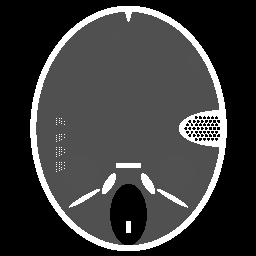
#> input picture data/phantom.png, 256 x 256 px, found by its file name
$ python spatially_adapted_total_variation.py
#> lines starting #> are read from the running program, lines starting #| are printed output that depends on the picture
"""
05. Spatially Adapted Total Variation
================

Here a locally adapted regularization is shown.
For this purpose the SATV algorithm was implemented.
The application and the nurzen are shown.
Furthermore, TV is compared with TGV in the context of the local regularization.

"""
import numpy as np
import matplotlib.pyplot as plt
from matplotlib import image

from recon.utils.utils import psnr
from recon.interfaces import SATV, Smoothing

gt = image.imread("../data/phantom.png")
#> gt is the input picture: shape (256, 256) float32; min 0, max 1, mean 0.233
gt = gt/np.max(gt)
gt = gt

noise_sigma = 0.1*np.max(gt)
#> noise_sigma = 0.1

noisy_image = gt + np.random.normal(0, noise_sigma, size=gt.shape)
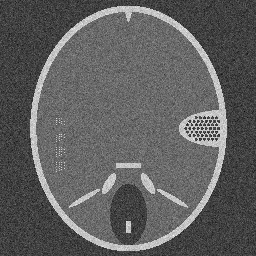
#> noisy_image: shape (256, 256) float64; min -0.485, max 1.42, mean 0.233; drawn with min black and max white

# TV smoothing small alpha
#> (the run stopped early here; a loop or call above may not have finished)
